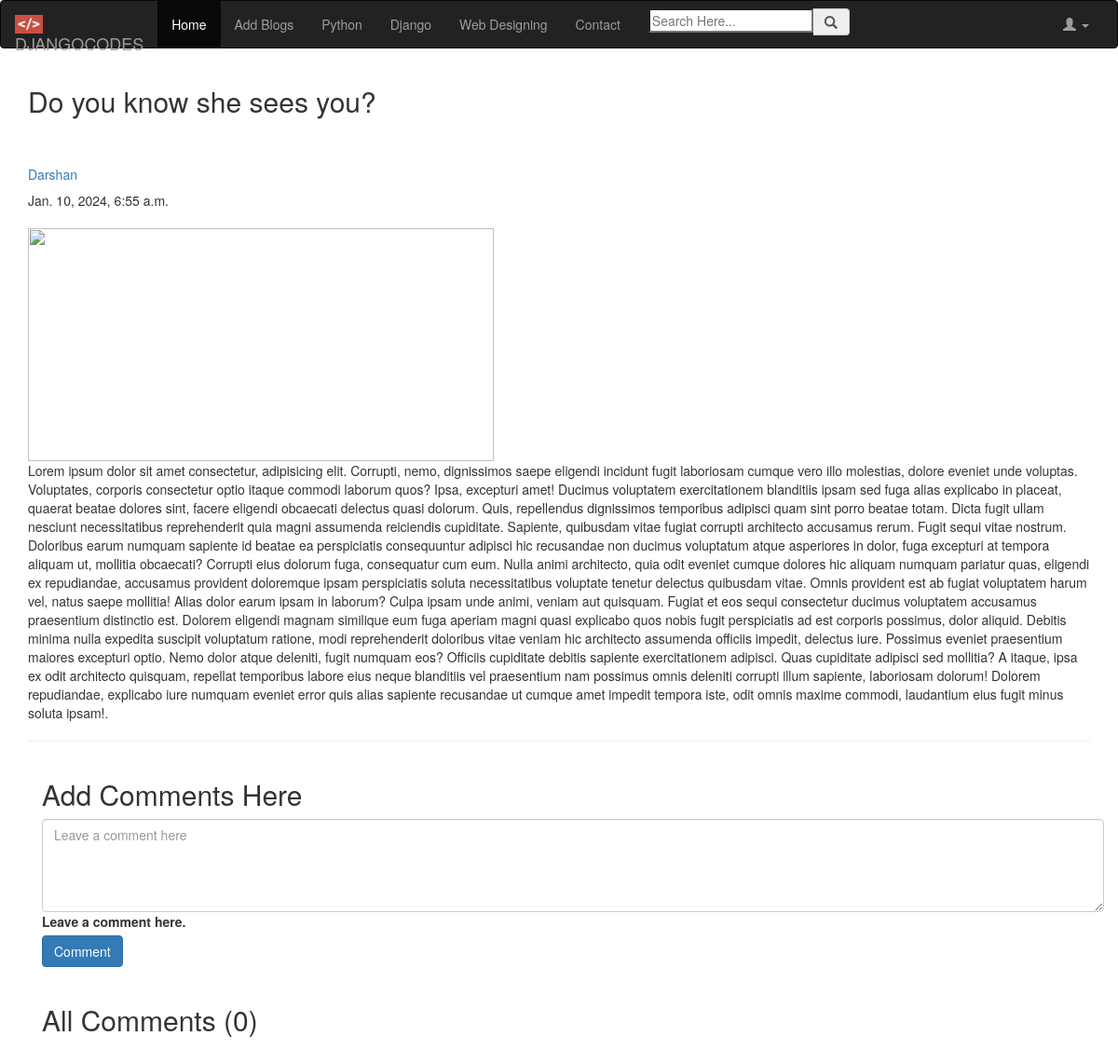
The page /blogs_comments/do-you-know-she-sees-you/ (signed in) on the database its author committed.
### codeapp/models.py (models this page shows, shortened)
class BlogPost(models.Model):
    title=models.CharField(max_length=200)
    author=models.ForeignKey(User,on_delete=models.CASCADE)
    tag=models.CharField(
        max_length=20,
        choices=TAG_CHOICES,
        default='General')
    content=models.TextField()
    slug=models.SlugField(unique=True)
    image=models.ImageField(upload_to='profile_pics',blank=True,null=True)
    datetime=models.DateTimeField(auto_now_add=True)
    likes=models.IntegerField(default=0)
    class   Meta:
        ordering    =   ['-datetime']

### codeapp/views.py (the view)
# urls.py: path('blogs_comments/<str:slug>/',views.blogs_comments,name='blogs_comments'),
def blogs_comments(request, slug):
    post = BlogPost.objects.filter(slug=slug).first()
    comments = Comment.objects.filter(blog=post)
    if request.method == 'POST':
        user = request.user
        content = request.POST.get('content', '')
        comment = Comment(user=user, content=content, blog=post)
        comment.save()
    return render(request, 'codeapp/blog_comments.html', {'comments': comments, 'post': post})

### codeapp/templates/codeapp/blog_comments.html (shortened to what this page needs)
{% extends 'codeapp/base.html' %}
{% block content %}
{% load humanize %}
<div class="container w-75 my-4">
    <h2 class="blog-post-title">{{post.title}}</h2>
    <br>
    <div class="media">
        <div class="media-body">
            <h5 class="mt-0"><a href="/user_profile/{{post.author.id}}/">{{post.author}}
                </a></h5>
            {{post.datetime}}
        </div>
    </div>
    <br>
    <img src="/media/{{post.image}}" alt="" height="250px" width="500px">
    <br>
    <p>{{post.content}}.</p>
    <hr>
    {% if user.is_authenticated %}
    <div class="container">
        <h2>Add Comments Here</h2>
        <form action="/blog/{{post.slug}}/" method="POST"> {% csrf_token %}
            <div class="form-floating">
                <textarea class="form-control" placeholder="Leave a comment here" id="floatingTextarea2"
                    style="height: 100px" id="content" name="content"></textarea>
                <label for="floatingTextarea2">Leave a comment here.</label>
                <br>
                <button type="submit" class="btn btn-primary">Comment</button>
            </div>
        </form>
        {% else %}
        <div class="container">
            <h4><a href="/login/">Login</a> to post comments below.</h4>
            {% endif %}
            <br>
            <h2>All Comments ({{comments.count}})</h2>
            <br>
        </div>
    </div>
    {% endblock content %}

### rows shown on the page
BlogPost: title "Do you know she sees you?", author "Darshan", datetime "Jan. 10, 2024, 6:55 a.m.", content "Lorem ipsum dolor sit amet consectetur, adipisicing elit. Corrupti, nemo, dignissimos saepe eligendi incidunt fugit laboriosam cumque vero illo molestias, dolore eveniet unde voluptas. Voluptates, corporis consectetur optio itaque commodi laborum quos? Ipsa, excepturi amet! Ducimus voluptatem exercitationem blanditiis ipsam sed fuga alias explicabo in placeat, quaerat beatae dolores sint, facere eligendi obcaecati delectus quasi dolorum. Quis, repellendus dignissimos temporibus adipisci quam sint porro beatae totam. Dicta fugit ullam nesciunt necessitatibus reprehenderit quia magni assumenda reiciendis cupiditate. Sapiente, quibusdam vitae fugiat corrupti architecto accusamus rerum. Fugit…"

### other values the page prints
{{ comments.count }} "0"
